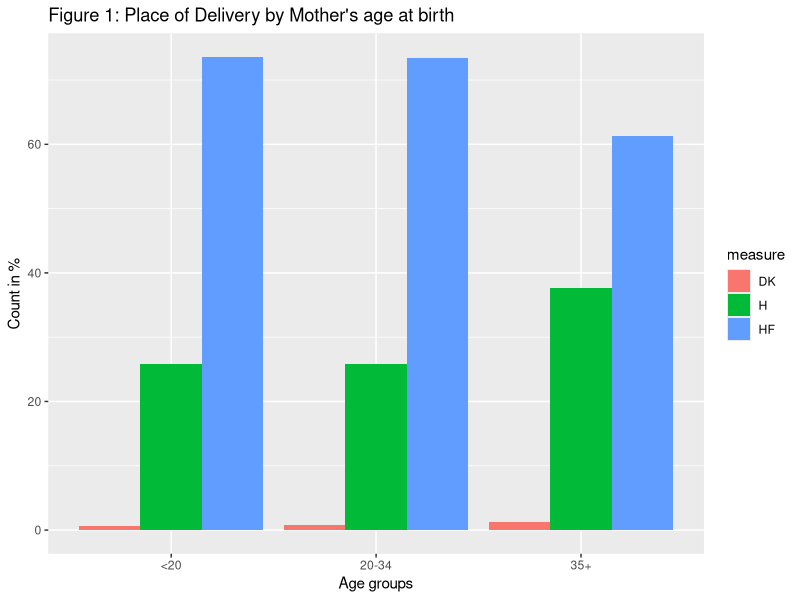
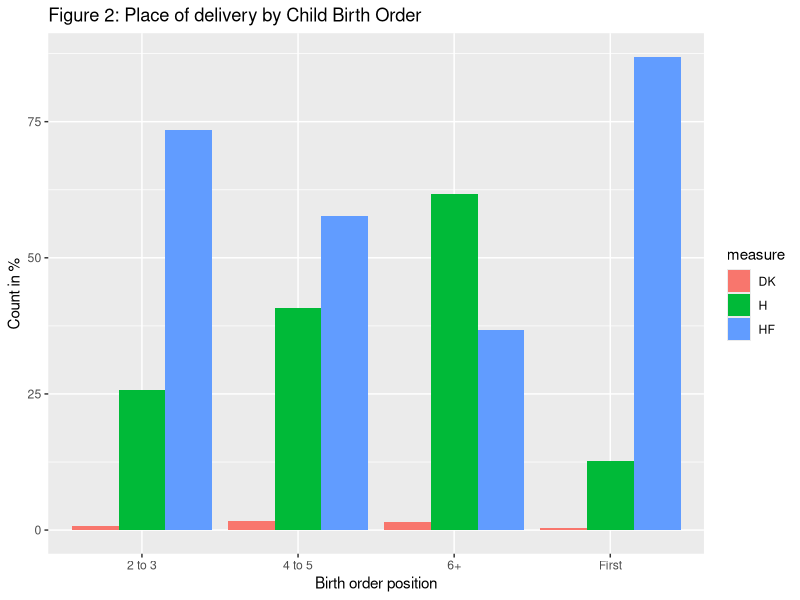
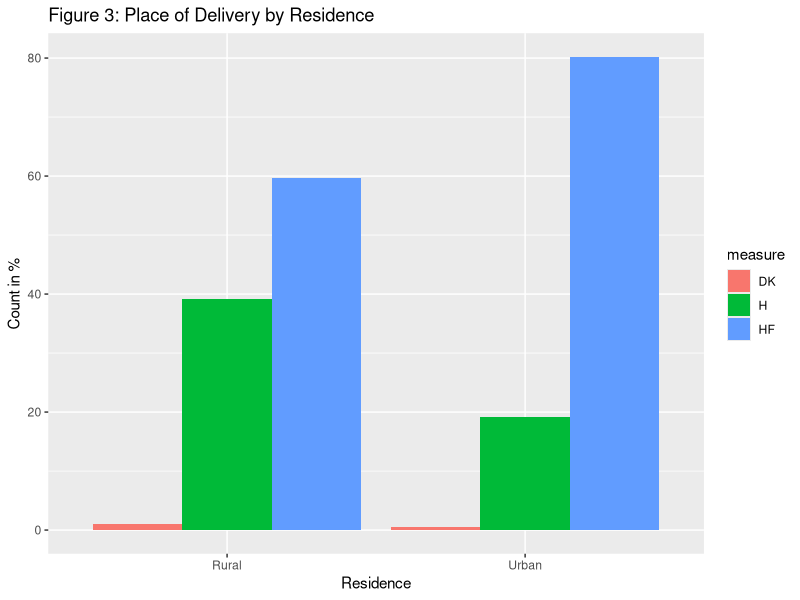
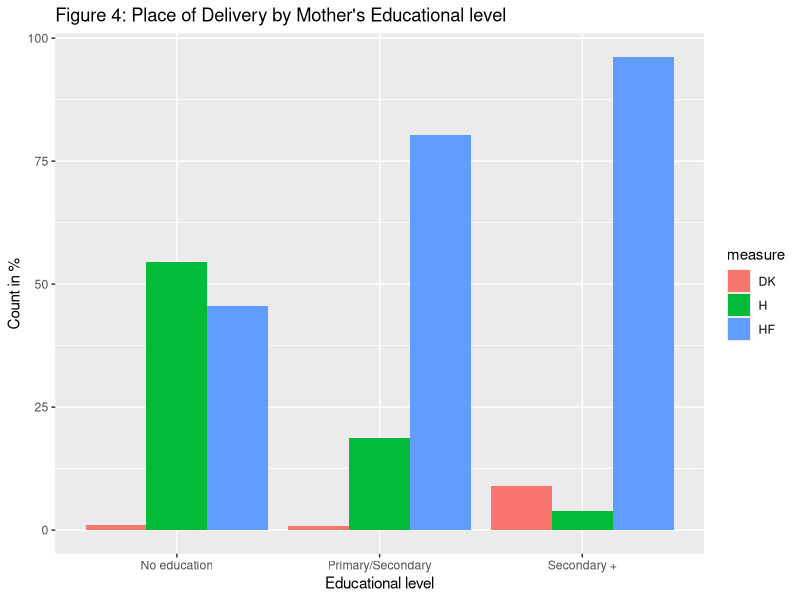
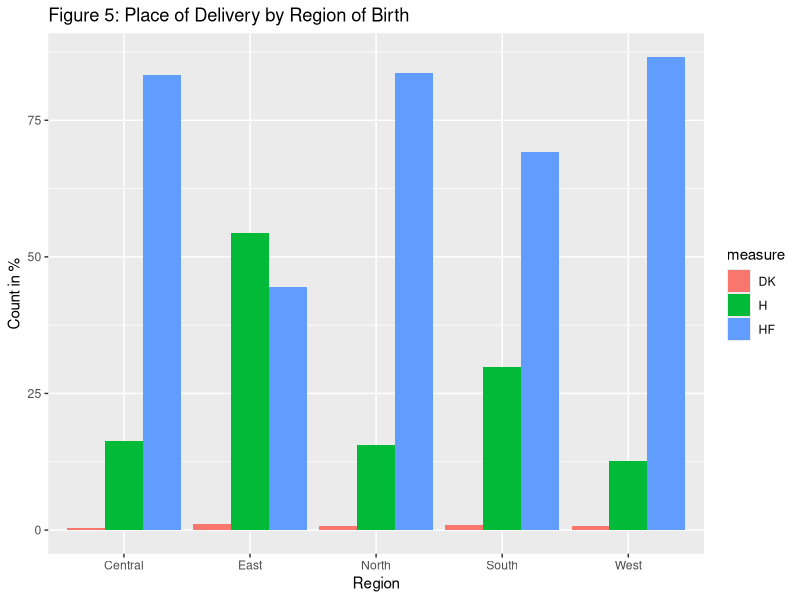
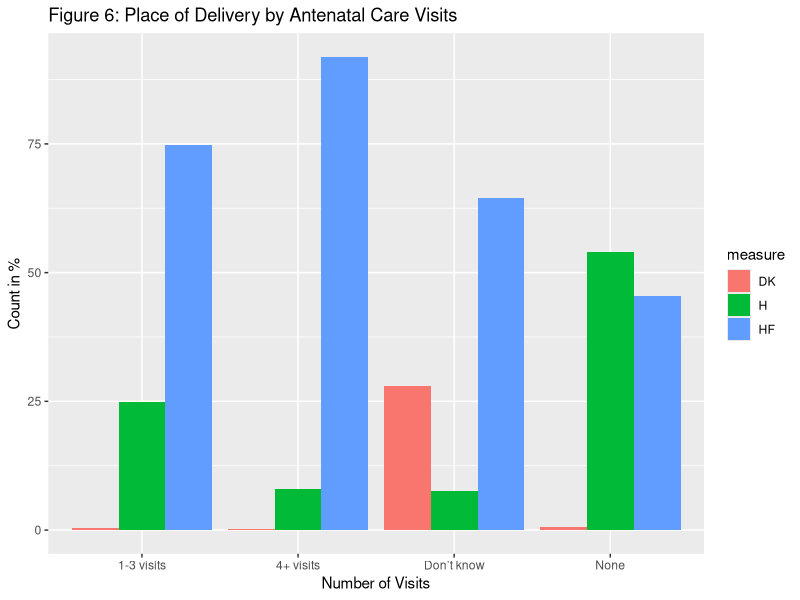

Here is the R script that generated these plots, in order: (Note: this script raises an error after producing the figures.)
## ---- chunk 1
library(dplyr)
library(readr)
library(tidyr)
library(tidyverse)
## ---- chunk 2
# Downloading Age of Mother's birth
age <- readr::read_csv("Mageatbirth.csv")
age

# Downloading Birth order
b_order <- readr::read_csv("BirthOrder.csv")
b_order

# Downloading Residence
residence <- readr::read_csv("Residence.csv")
residence

# Dowloading Education
education <- readr::read_csv("Education.csv")
education
  
# Downloading Region
region <- readr::read_csv("Region.csv")
region

# Downloading Antenatal Care visits
AC <- readr::read_csv("AC_Visits.csv")
AC
## ---- chunk 3
df1 <- age %>% 
  tidyr::pivot_longer(HF: DK , names_to = "measure",
               values_to = "score")
df1

df2 <- b_order %>% 
  tidyr::pivot_longer(HF: DK , names_to = "measure",
               values_to = "score")
df3 <- residence %>% 
  tidyr::pivot_longer(HF: DK , names_to = "measure",
               values_to = "score")
df4 <- education %>% 
  tidyr::pivot_longer(HF: DK , names_to = "measure",
               values_to = "score")
df5 <- region %>% 
  tidyr::pivot_longer(HF: DK , names_to = "measure",
               values_to = "score")
df6 <- AC %>% 
  tidyr::pivot_longer(HF: DK , names_to = "measure",
               values_to = "score")
## ---- chunk 4
plot1 <- ggplot2::ggplot(df1, aes(x = age, y=score, fill = measure)) + 
  geom_col(position = "dodge") + 
  labs(title="Figure 1: Place of Delivery by Mother's age at birth",
        x ="Age groups", y = "Count in %")
plot1

plot2 <- ggplot2::ggplot(df2, aes(x = BirthOrder, y= score, fill = measure)) + geom_col(position = "dodge") + 
  labs(title="Figure 2: Place of delivery by Child Birth Order",
        x ="Birth order position", y = "Count in %")
plot2

plot3 <- ggplot2::ggplot(df3, aes(x = Residence, y = score, fill = measure)) + geom_col(position = "dodge") + 
  labs(title="Figure 3: Place of Delivery by Residence",
        x ="Residence", y = "Count in %")
plot3

plot4 <- ggplot2::ggplot(df4, aes(x = Education, y = score, fill = measure)) + geom_col(position = "dodge") + 
  labs(title="Figure 4: Place of Delivery by Mother's Educational level",
        x ="Educational level", y = "Count in %")
plot4

plot5 <- ggplot2::ggplot(df5, aes(x = Region, y = score, fill = measure)) + geom_col(position = "dodge") + 
  labs(title="Figure 5: Place of Delivery by Region of Birth",
        x ="Region", y = "Count in %")
plot5

plot6 <- ggplot2::ggplot(df6, aes(x = AC_Visits, y = score, fill = measure)) + geom_col(position = "dodge") + 
  labs(title="Figure 6: Place of Delivery by Antenatal Care Visits",
        x ="Number of Visits", y = "Count in %")
plot6
## ---- chunk 5
knitr::include_graphics("table.png")
## ---- chunk 6

